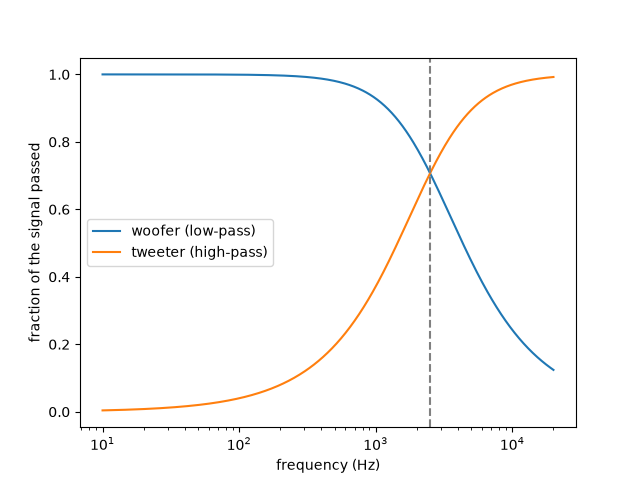

This chart was generated by the following Python code:
import numpy as np
import matplotlib.pyplot as plt

fc = 2500                                  # crossover frequency, Hz
f = np.logspace(1, np.log10(20000), 500)   # 10 Hz to 20 kHz

woofer = 1 / np.sqrt(1 + (f / fc) ** 2)               # low-pass
tweeter = (f / fc) / np.sqrt(1 + (f / fc) ** 2)       # high-pass

for test in [100, 2500, 10000]:
    w = 1 / np.sqrt(1 + (test / fc) ** 2)
    tw = (test / fc) / np.sqrt(1 + (test / fc) ** 2)
    print(f"{test} Hz: woofer {w:.2f}, tweeter {tw:.2f}")

plt.semilogx(f, woofer, label="woofer (low-pass)")
plt.semilogx(f, tweeter, label="tweeter (high-pass)")
plt.axvline(fc, color="gray", linestyle="--")
plt.xlabel("frequency (Hz)")
plt.ylabel("fraction of the signal passed")
plt.legend()
plt.savefig("crossover.png")
